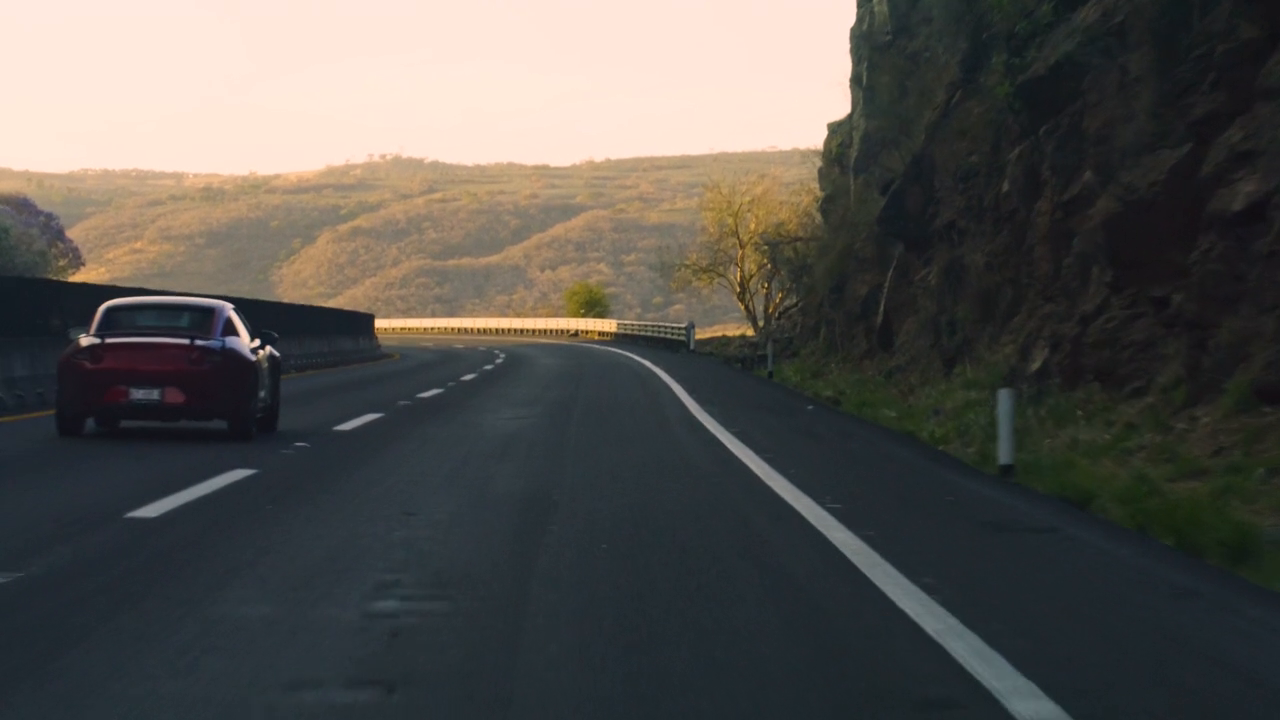
#> input picture frame 17 of road.mp4, 1280 x 720 px
$ python threshold_video.py
#> lines starting #> are read from the running program, lines starting #| are printed output that depends on the picture; after the words box and inside, x2 and y2 are one past the last pixel; in counts of white or black regions, pixels touching at a corner belong together
from pathlib import Path
from unittest import result
import cv2


SOURCE = str('road.mp4')
cap = cv2.VideoCapture(SOURCE)
if not cap.isOpened():
    raise RuntimeError('Camera/video open failed')


target = Path('output/photo.png')
target.parent.mkdir(exist_ok=True)
delay = 1 if isinstance(SOURCE, int) else 42
while True:
    ret, frame = cap.read()
#> frame is the input picture: shape (720, 1280, 3); mean B, G, R 79.2, 83.1, 85.2
    if not ret:
        break

    gray = cv2.cvtColor(frame, cv2.COLOR_BGR2GRAY)
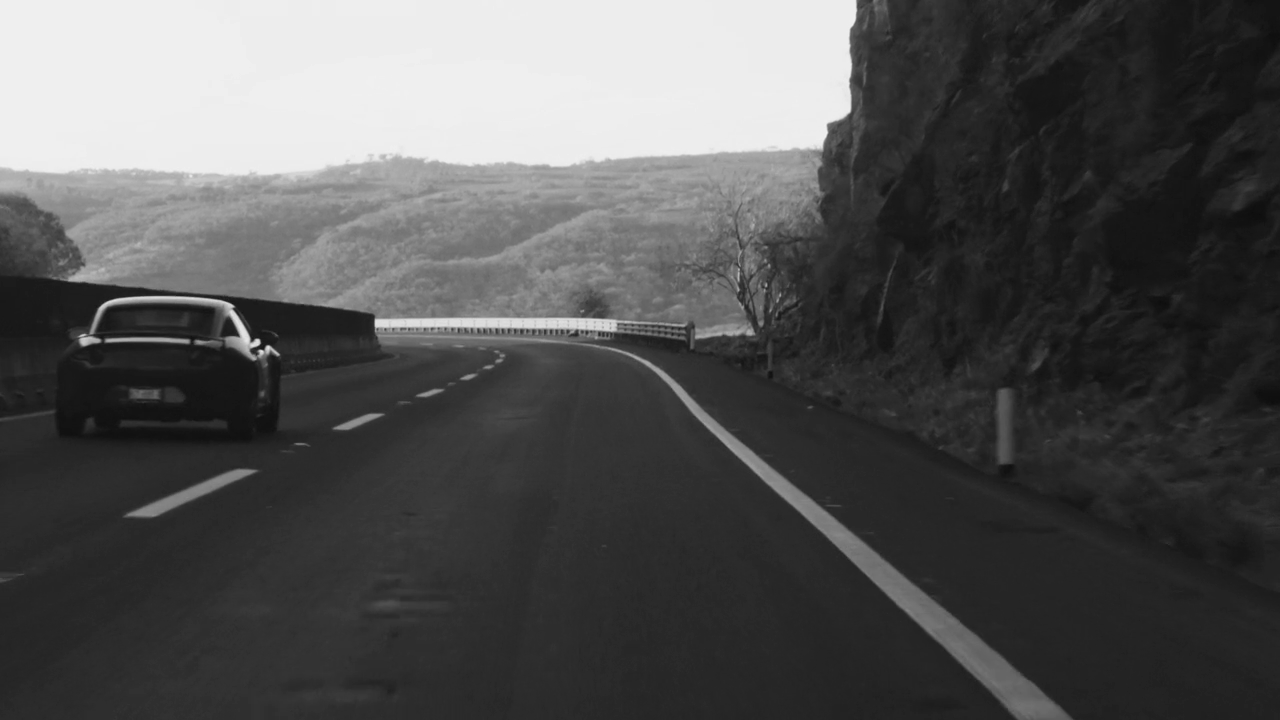
#> gray: shape (720, 1280); min 12, max 241, mean 83.3
    gray = cv2.resize(gray, (640, 360))
#> gray: shape (360, 640)
    threshold_value = gray.mean()
#> threshold_value = 83.46
    _,binary = cv2.threshold(gray, threshold_value, 255, cv2.THRESH_BINARY)
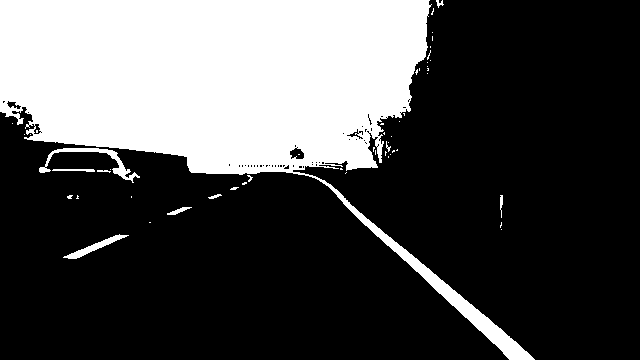
#> binary: shape (360, 640); 29.6% white; 52 white regions (42 under 20 px), largest, box (x1, y1, x2, y2) and area: (0, 0, 535, 360) 66586, (39, 148, 140, 183) 606, (63, 234, 129, 259) 370
    tv,otsu = cv2.threshold(gray, 0, 255, cv2.THRESH_BINARY + cv2.THRESH_OTSU)
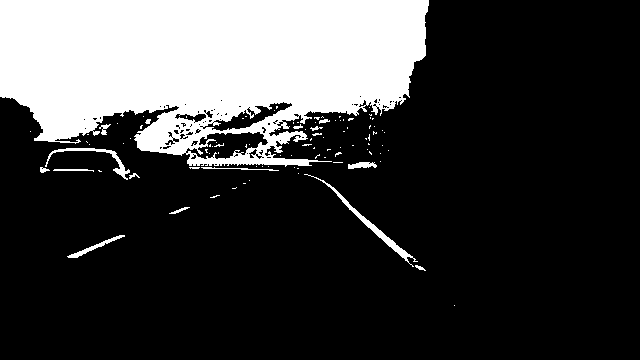
#> otsu: shape (360, 640); 23.7% white; 97 white regions (81 under 20 px), largest, box (x1, y1, x2, y2) and area: (0, 0, 429, 167) 52568, (304, 174, 418, 267) 605, (45, 148, 130, 180) 380
#> tv = 125

    cv2.imshow('CAPTURE', gray)
    cv2.imshow('BINARY', binary)
    cv2.imshow('OTSU', otsu)

    key = cv2.waitKey(delay) & 0xFF
#> (key q is pressed here)

    if key == ord('s'):
        print('saved:', cv2.imwrite(str(target), gray))
    if key == ord('r'):
        print('saved:', cv2.imwrite(str(target), result))
    if key == ord('q'):
        break
cap.release()
cv2.destroyAllWindows()

$ run again, starting later in the video
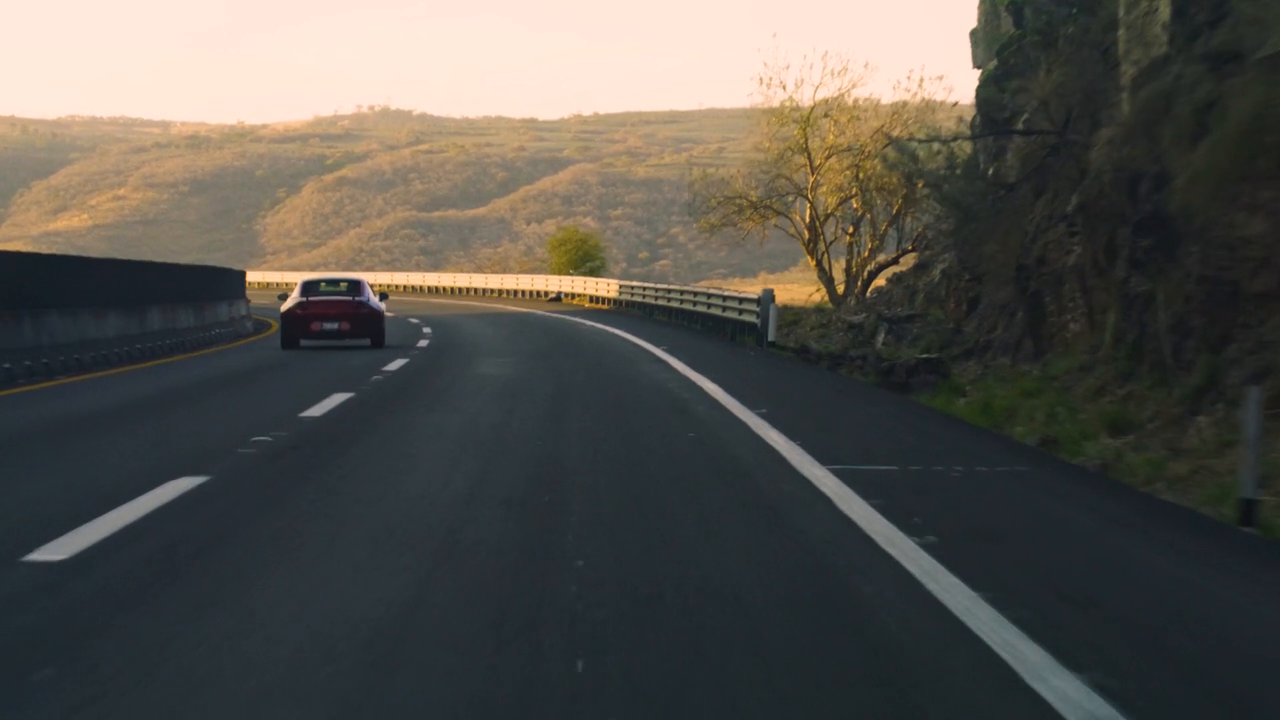
#> input picture frame 79 of road.mp4, 1280 x 720 px
#> frame is the input picture: shape (720, 1280, 3); mean B, G, R 77.4, 83, 85.2
#> `gray = cv2.cvtColor(frame, cv2.COLOR_BGR2GRAY)`:
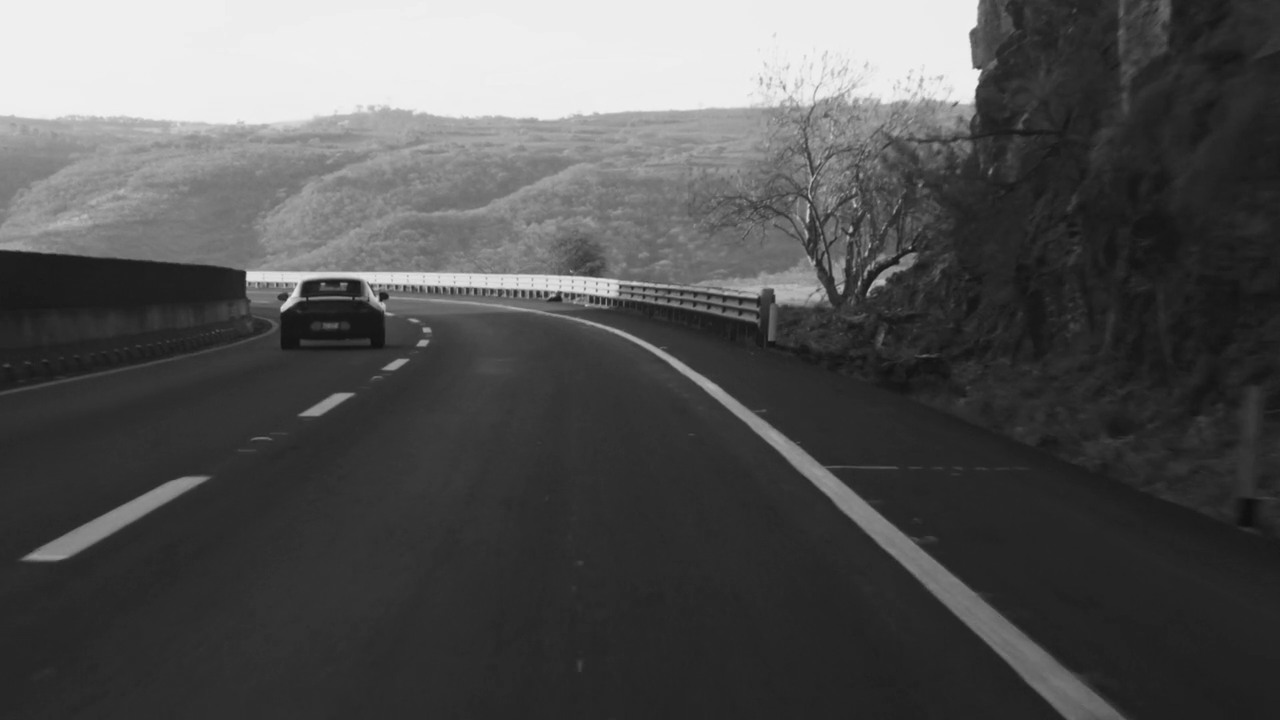
#> gray: shape (720, 1280); min 15, max 241, mean 83
#> threshold_value = 83.14
#> binary: shape (360, 640); 31% white; 60 white regions (48 under 20 px), largest, box (x1, y1, x2, y2) and area: (0, 0, 562, 360) 69603, (11, 238, 105, 281) 884, (433, 126, 459, 149) 143
#> `tv,otsu = cv2.threshold(gray, 0, 255, cv2.THRESH_BINARY + cv2.THRESH_O..`:
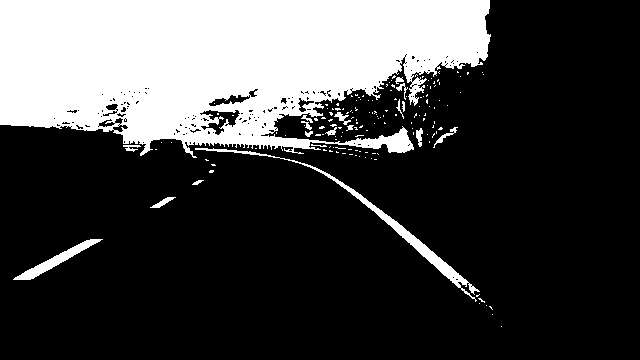
#> otsu: shape (360, 640); 26.1% white; 156 white regions (137 under 20 px), largest, box (x1, y1, x2, y2) and area: (0, 0, 491, 158) 56372, (195, 148, 480, 302) 1699, (13, 239, 103, 280) 749
#> tv = 116

$ run again, starting later in the video
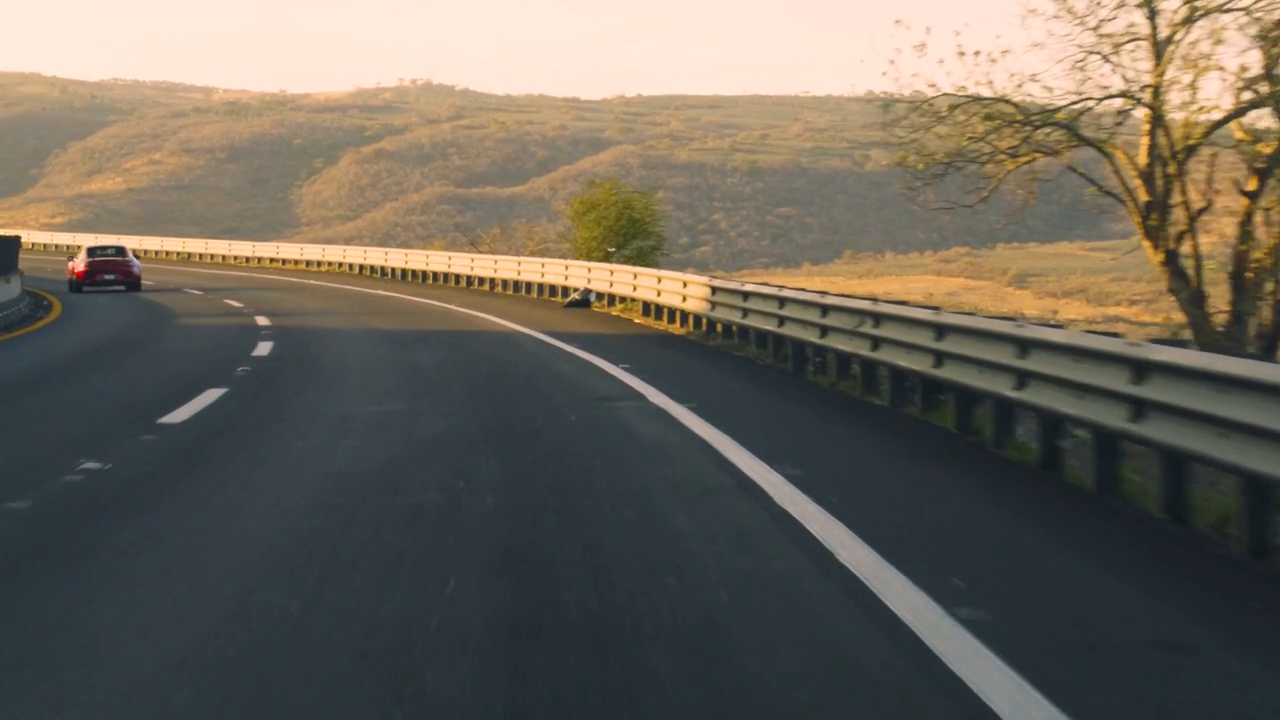
#> input picture frame 141 of road.mp4, 1280 x 720 px
#> frame is the input picture: shape (720, 1280, 3); mean B, G, R 90.1, 101.3, 107.6
#> `gray = cv2.cvtColor(frame, cv2.COLOR_BGR2GRAY)`:
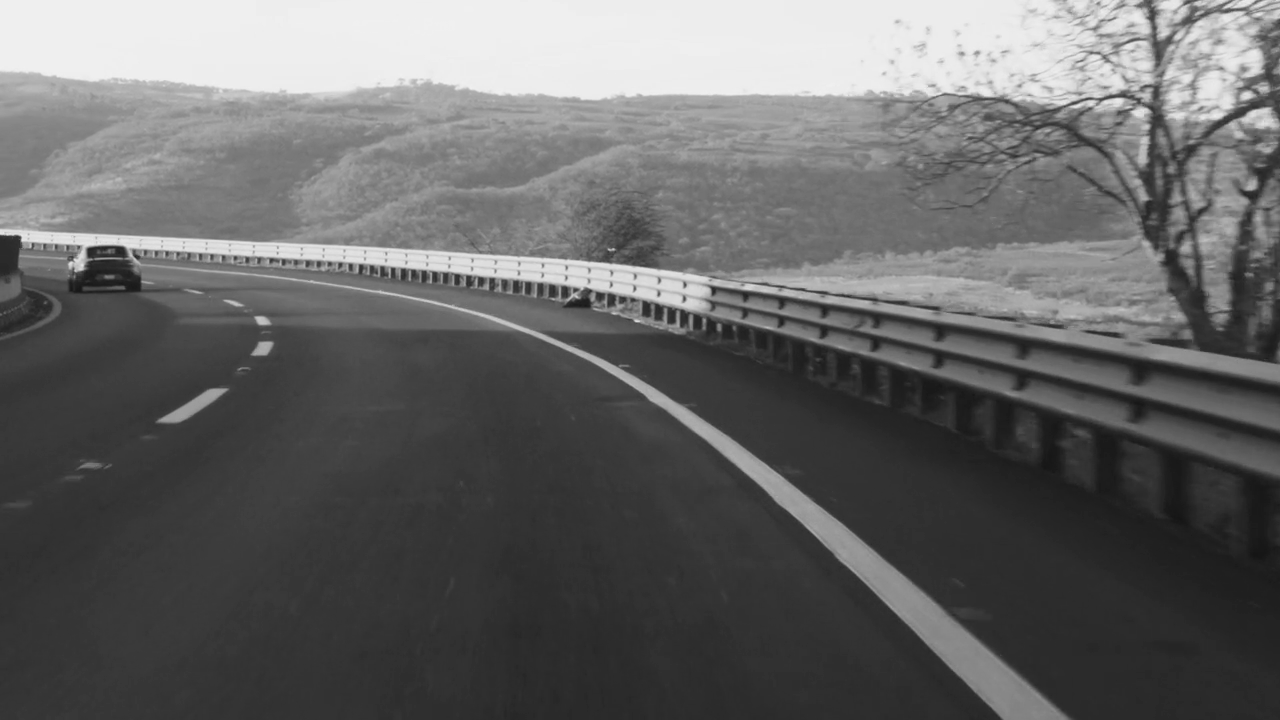
#> gray: shape (720, 1280); min 20, max 240, mean 102
#> threshold_value = 102.1
#> binary: shape (360, 640); 42.6% white; 80 white regions (65 under 20 px), largest, box (x1, y1, x2, y2) and area: (0, 0, 640, 360) 93394, (584, 53, 640, 156) 2326, (429, 160, 640, 214) 967
#> `tv,otsu = cv2.threshold(gray, 0, 255, cv2.THRESH_BINARY + cv2.THRESH_O..`:
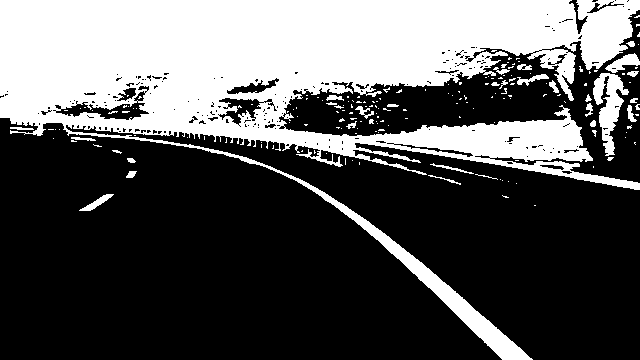
#> otsu: shape (360, 640); 34.3% white; 182 white regions (151 under 20 px), largest, box (x1, y1, x2, y2) and area: (0, 0, 640, 360) 75095, (593, 73, 629, 156) 1366, (605, 53, 640, 73) 325
#> tv = 120
